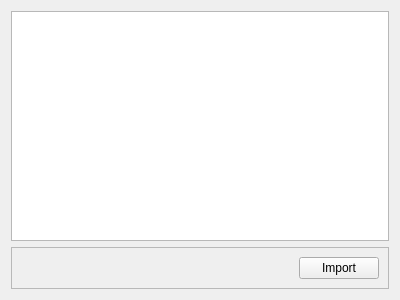
<?xml version="1.0" encoding="UTF-8"?>
<ui version="4.0">
 <class>UICommunityView</class>
 <widget class="QFrame" name="UICommunityView">
  <property name="geometry">
   <rect>
    <x>0</x>
    <y>0</y>
    <width>400</width>
    <height>300</height>
   </rect>
  </property>
  <property name="windowTitle">
   <string>Frame</string>
  </property>
  <layout class="QVBoxLayout" name="verticalLayout">
   <item>
    <widget class="QTableWidget" name="tblCommunity"/>
   </item>
   <item>
    <widget class="QFrame" name="frame">
     <property name="frameShape">
      <enum>QFrame::StyledPanel</enum>
     </property>
     <property name="frameShadow">
      <enum>QFrame::Raised</enum>
     </property>
     <layout class="QHBoxLayout" name="horizontalLayout_6">
      <item>
       <spacer name="horizontalSpacer">
        <property name="orientation">
         <enum>Qt::Horizontal</enum>
        </property>
        <property name="sizeHint" stdset="0">
         <size>
          <width>40</width>
          <height>20</height>
         </size>
        </property>
       </spacer>
      </item>
      <item>
       <widget class="QPushButton" name="pushButton">
        <property name="text">
         <string>Import</string>
        </property>
       </widget>
      </item>
     </layout>
    </widget>
   </item>
  </layout>
 </widget>
 <resources/>
 <connections/>
</ui>
